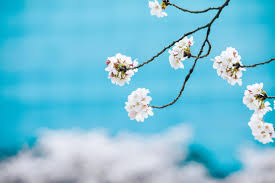
#> input picture d.jpg, 275 x 183 px
$ jupyter execute --allow-errors chap131.ipynb
#> lines starting #> are read from the running program, lines starting #| are printed output that depends on the picture; after the words box and inside, x2 and y2 are one past the last pixel; in counts of white or black regions, pixels touching at a corner belong together
[cell 1]
import cv2
import numpy as np
img = cv2.imread('d.jpg')
#> img is the input picture: shape (183, 275, 3); mean B, G, R 216.7, 193.7, 117.8

[cell 2]
px = img[100,100]
#> px = [222, 192, 74]

blue = img[100,100,0]
#> blue = 222

[cell 3]
img[100,100] = [255,255,255]
#> img: shape (183, 275, 3); under 0.01% of pixels changed, all inside (x1, y1, x2, y2) = (100, 100, 101, 101)

[cell 4]
img.item(10,10,2)
img.itemset((10,10,2),100)
#> img: shape (183, 275, 3); mean B, G, R 216.7, 193.7, 117.8
img.item(10,10,2)
#> Out = 100

[cell 5]
print (img.shape)
#| (183, 275, 3)

[cell 6]
print (img.size)
#| 150975

[cell 7]
print (img.dtype)
#| uint8

[cell 8]
ball = img[280:340, 330:390]
#> ball = empty array
#> (the rest of this cell did not finish here and is left out)

[cell 9]
b,g,r = cv2.split(img)
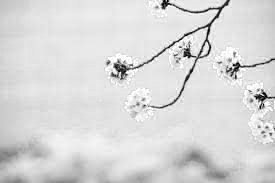
#> b: shape (183, 275); min 0, max 255, mean 216.7
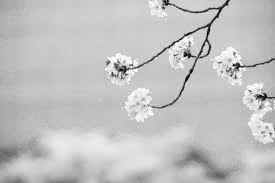
#> g: shape (183, 275); min 0, max 255, mean 193.7
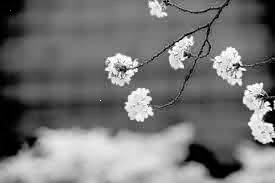
#> r: shape (183, 275); min 0, max 255, mean 117.8
img = cv2.merge((b,g,r))

[cell 10]
b = img[:,:,0]

[cell 11]
img[:,:,2] = 0
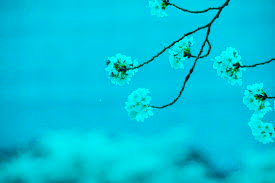
#> img: shape (183, 275, 3); mean B, G, R 216.7, 193.7, 0

[cell 12]
import cv2
import numpy as np
from matplotlib import pyplot as plt
BLUE = [255,0,0]
img1 = cv2.imread('cat.jpg')
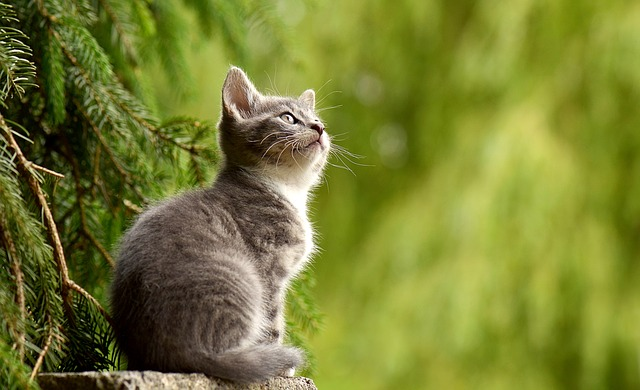
#> input picture cat.jpg, 640 x 390 px
#> img1 is the input picture: shape (390, 640, 3); mean B, G, R 50.1, 126.1, 119.4
replicate = cv2.copyMakeBorder(img1,10,10,10,10,cv2.BORDER_REPLICATE)
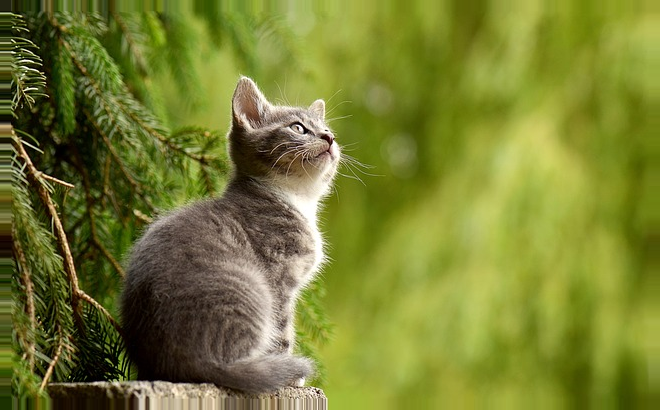
#> replicate: shape (410, 660, 3); mean B, G, R 49.5, 125.8, 119
reflect = cv2.copyMakeBorder(img1,10,10,10,10,cv2.BORDER_REFLECT)
reflect101 = cv2.copyMakeBorder(img1,10,10,10,10,cv2.BORDER_REFLECT_101)
wrap = cv2.copyMakeBorder(img1,10,10,10,10,cv2.BORDER_WRAP)
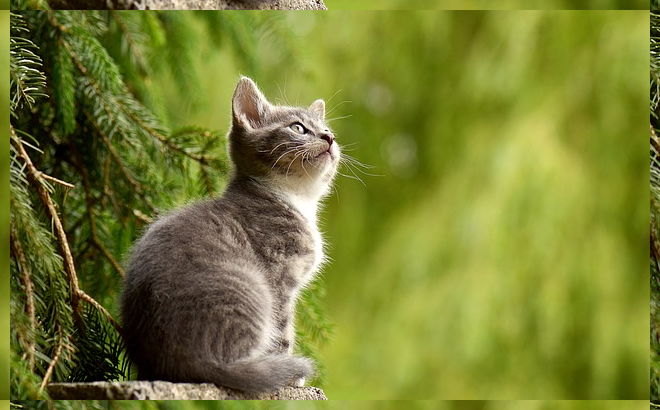
#> wrap: shape (410, 660, 3); mean B, G, R 49.5, 125.8, 119
constant= cv2.copyMakeBorder(img1,10,10,10,10,cv2.BORDER_CONSTANT,value=BLUE)
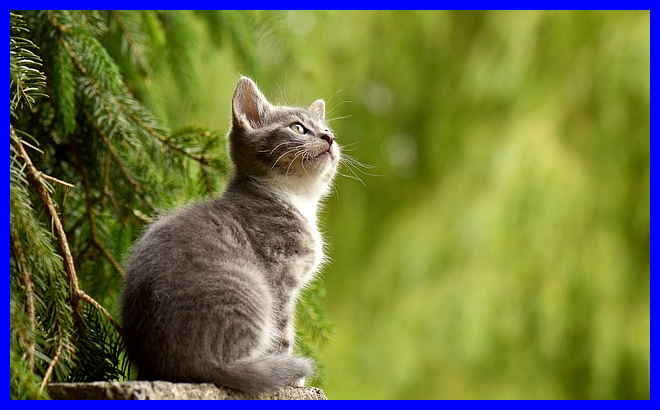
#> constant: shape (410, 660, 3); mean B, G, R 66, 116.3, 110.1
plt.subplot(231),plt.imshow(img1,'gray'),plt.title('ORIGINAL')
plt.subplot(232),plt.imshow(replicate,'gray'),plt.title('REPLICATE')
plt.subplot(233),plt.imshow(reflect,'gray'),plt.title('REFLECT')
plt.subplot(234),plt.imshow(reflect101,'gray'),plt.title('REFLECT_101')
plt.subplot(235),plt.imshow(wrap,'gray'),plt.title('WRAP')
plt.subplot(236),plt.imshow(constant,'gray'),plt.title('CONSTANT')
plt.show()
#> figure, not shown here; B, G, R data is drawn as R, G, B
